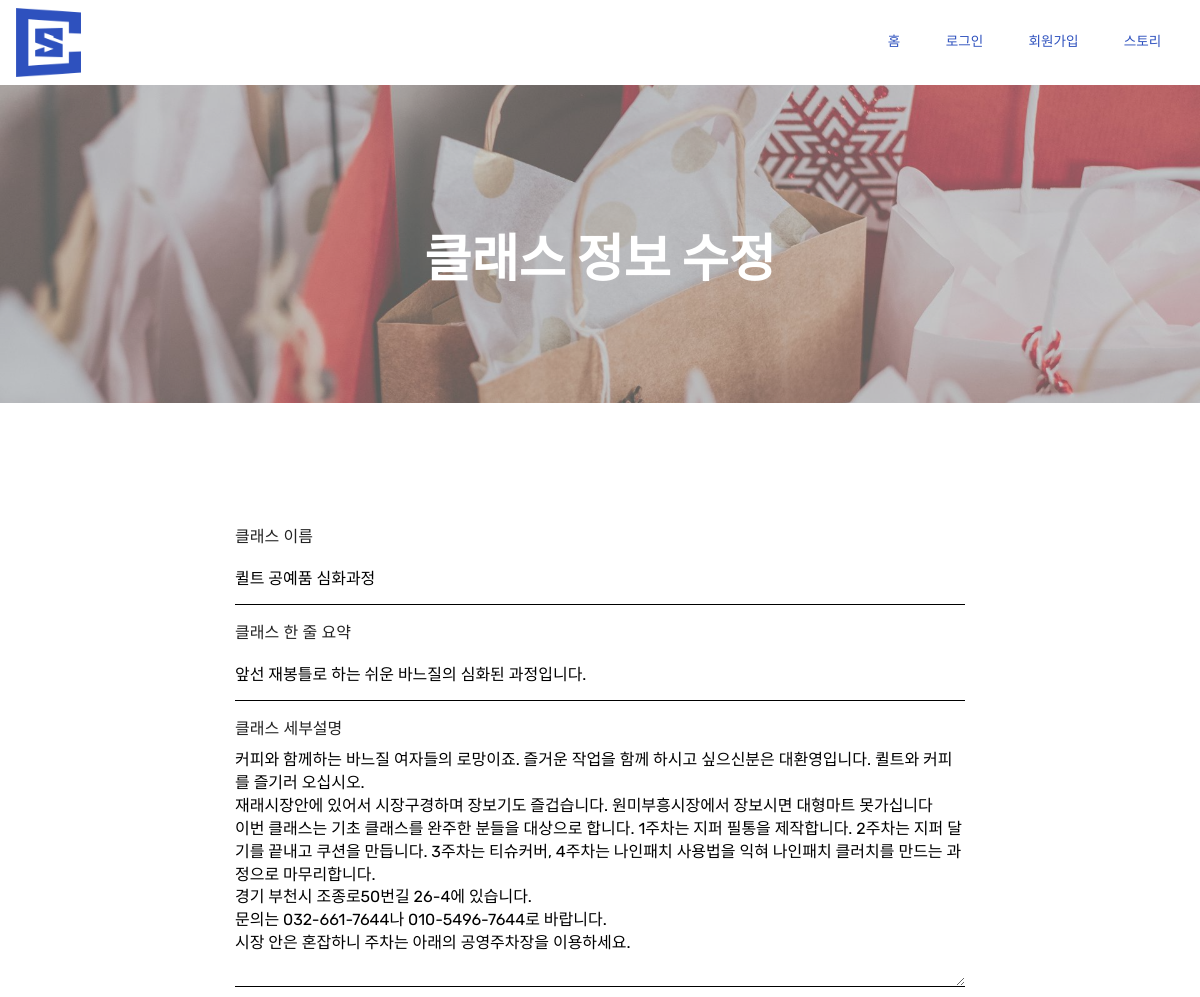
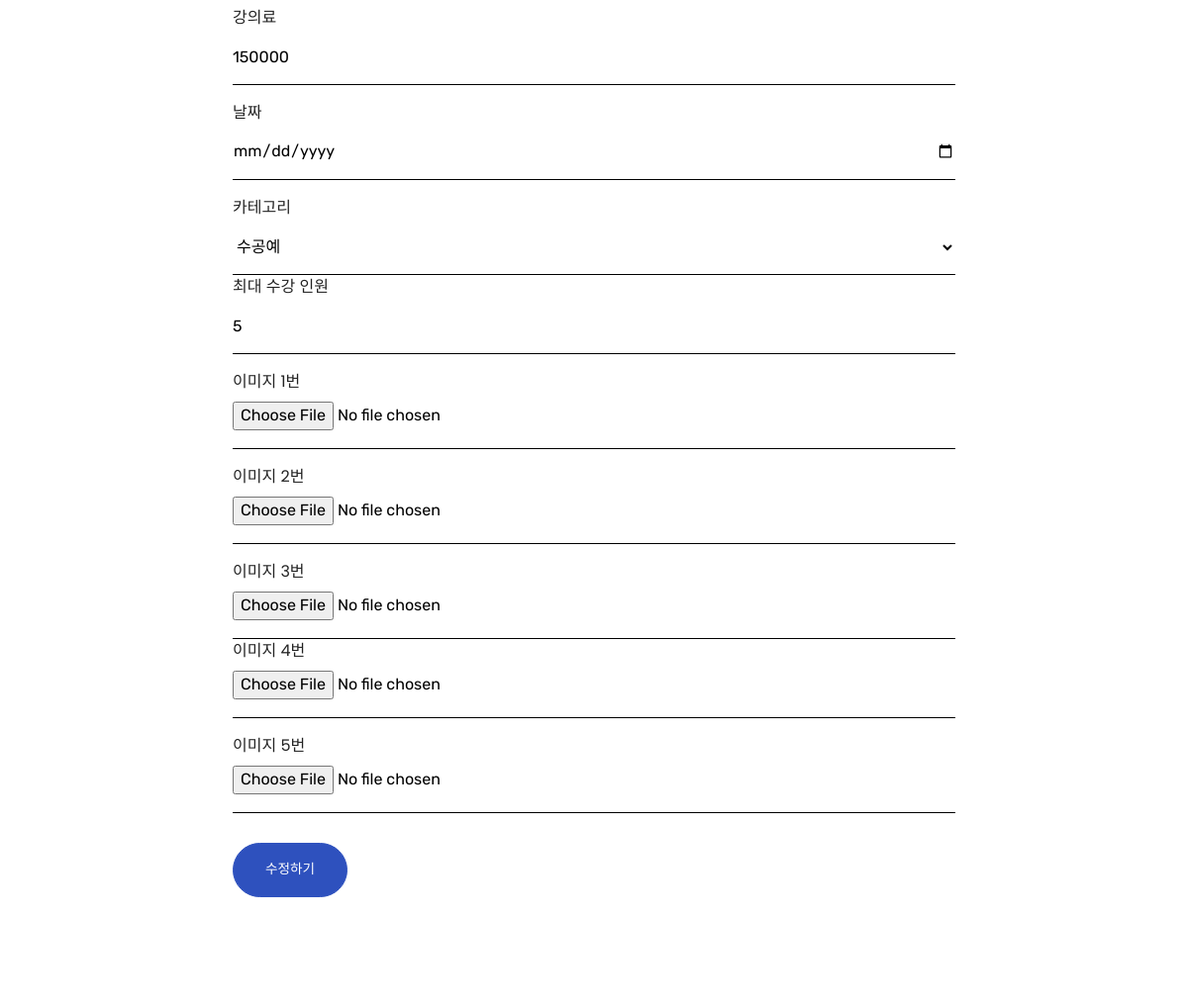
Screenshot of /classregister/classupdate/9/ with the database file from the repository (2 pictures, top to bottom).
### classregister/models.py (models this page shows, shortened)
class Class(models.Model):
    CATEGORY = (
      ('요리', '요리'),
        ('수공예', '수공예'),
        ('꽃', '꽃'),
        ('미술', '미술'),
        ('음악', '음악'),
        ('미용', '미용'),
        ('운동', '운동'),
        ('커피/차', '커피/차'),
    )
    owner_name = models.ForeignKey(settings.AUTH_USER_MODEL, on_delete=models.CASCADE)
    class_title = models.CharField(max_length=255)
    summary = models.CharField(max_length=255)
    describe = models.TextField()
    price = models.IntegerField()
    date = models.DateTimeField()
    category = models.CharField(max_length=10, choices=CATEGORY) # 미정
    current_number = models.IntegerField(default=0)
    max_number = models.IntegerField()
    img1 = models.ImageField(null=True,blank=True, upload_to='class/')
    img2 = models.ImageField(null=True,blank=True, upload_to='class/')
    img3 = models.ImageField(null=True,blank=True, upload_to='class/')
    img4 = models.ImageField(null=True,blank=True, upload_to='class/')
    img5 = models.ImageField(null=True,blank=True, upload_to='class/')

### classregister/views.py (the view)
# urls.py: path('classupdate/<int:class_id>/', views.classupdate, name='classupdate'),    #클래스수정
def classupdate(request, class_id):
    one_class = get_object_or_404(Class, pk = class_id)
    if request.method == 'POST':
        form = ClassForm(request.POST, request.FILES, instance = one_class)
        if form.is_valid():
            one_class = form.save(commit=False)
            one_class.save()
            return redirect('classregister:detail', class_id = one_class.pk)
    else:
        form = ClassForm(instance=one_class)
        data = {'form':form}
        return render(request, 'classregister/class_edit.html', data)

### classregister/templates/classregister/class_edit.html (shortened to what this page needs)
{% extends 'base.html' %}
{% block content %}
<!DOCTYPE html>
<html  >
<head>
  <link rel="stylesheet" href="assets/web/assets/mobirise-icons/mobirise-icons.css">
  <link rel="stylesheet" href="assets/bootstrap/css/bootstrap.min.css">
  <link rel="stylesheet" href="assets/bootstrap/css/bootstrap-grid.min.css">
  <link rel="stylesheet" href="assets/bootstrap/css/bootstrap-reboot.min.css">
  <link rel="stylesheet" href="assets/theme/css/style.css">
  <link rel="preload" as="style" href="assets/mobirise/css/mbr-additional.css"><link rel="stylesheet" href="assets/mobirise/css/mbr-additional.css" type="text/css">
</head>
<body>
  <section class="header9 cid-rIxcqchxtY mbr-parallax-background" id="header9-1n">
    <div class="mbr-overlay" style="opacity: 0.5; background-color: rgb(170, 171, 166);">
    </div>
    <div class="container">
        <div class="row justify-content-center">
            <div class="col-md-10 col-lg-8 align-center mbr-white">
                <h4 class="mbr-section-title mbr-fonts-style display-5"><br><br><br><br></h4>
                <h1 class="mbr-section-title mbr-bold mbr-fonts-style display-1">클래스 정보 수정<br></h1>
            </div>
        </div>
    </div>
</section>
<section class="form3 cid-rIxbETQZ36" id="form3-1l">
    <div class="container">
        <div class="row justify-content-center">
            <div class="form-1 col-md-10 col-lg-8">
                <div class="form-wrap pt-4">
                <div Form-->
                    <form method="POST" class="mbr-form form-with-styler" enctype="multipart/form-data">
                        <div class="dragArea row">
                            <div class="col-md-12  form-group" data-for="name">
                                {{form.class_title.label}} {{form.class_title}}
                            </div>
                            <div class="col-md-12  form-group" data-for="name">
                                {{form.summary.label}} {{form.summary}}
                            </div>
                            <div class="col-md-12  form-group" data-for="name">
                                {{form.describe.label}} {{form.describe}}
                            </div>
                            <div class="col-md-12  form-group" data-for="name">
                                {{form.price.label}} {{form.price}}
                            </div>
                            <div class="col-md-12  form-group" data-for="name">
                                {{form.date.label}} {{form.date}}
                            </div>
                            <div class="col-md-12  form-group" data-for="name">                                {{form.category.label}} {{form.category}}
                                {{form.max_number.label}} {{form.max_number}}
                            </div>
                            <div class="col-md-12  form-group" data-for="name">
                                {{form.img1.label}} {{form.img1}}
                            </div>
                            <div class="col-md-12  form-group" data-for="name">
                                {{form.img2.label}} {{form.img2}}
                            </div>
                            <div class="col-md-12  form-group" data-for="name">                                {{form.img3.label}} {{form.img3}}
                                {{form.img4.label}} {{form.img4}}
                            </div>
                            <div class="col-md-12  form-group" data-for="name">
                                {{form.img5.label}} {{form.img5}}
                            </div>
                        <div class="col-md-12 input-group-btn  mt-2 align-left"><button type="submit" class="btn btn-form btn-bgr btn-primary display-4">수정하기</button></div>
                        </div>
                    </form>
            </div>
        </div>
   </div>
</section>
{% endblock %}

### sclass/static/assets2/theme/css/style.css (style rules this page uses)
div, span, h1, h2, h3, h4, h5, h6, p, blockquote, a, ol, ul, li, figcaption, textarea, input, .display-1, .display-2 { font: inherit; }
section { background-color: #eeeeee; }
section, .container, .container-fluid { position: relative; word-wrap: break-word; }
body { color: #232323; }
h1, h2, h3, h4, h5, h6, .h1, .h2, .h3, .h4, .h5, .h6, .display-1, .display-2, .display-3 { line-height: 1; word-break: break-word; word-wrap: break-word; }
body { position: relative; }
section { background-position: 50% 50%; background-repeat: no-repeat; background-size: cover; }
.mbr-white { color: #ffffff; }
.align-left { text-align: left; }
.align-center { text-align: center; }
.mbr-bold { font-weight: 700; }
[type="submit"] { -webkit-appearance: none; }
.row { display: -webkit-flex; -webkit-flex-wrap: wrap; }
.justify-content-center { -webkit-justify-content: center; }
.mbr-form .form-control { color: #000000; border: none; border-radius: 0; background-color: transparent; padding: .5rem 0rem; border-bottom: 1px solid #000000; }
.mbr-section-title { font-style: normal; line-height: 1.2; }
body { font-style: normal; line-height: 1.5; }
.btn { position: relative; font-weight: 500; border-width: 1px; font-style: normal; letter-spacing: normal; margin: .4rem .8rem; white-space: normal; transition-property: background-color, color, border-color, box-shadow; transition-duration: .3s, .3s, .3s, 2s; transition-timing-function: ease-in-out; display: -webkit-inline-flex; display: inline-flex; -webkit-align-items: center; align-items: center; -webkit-justify-content: center; justify-content: center; word-break: break-word; }
.btn-form { border-radius: 0; }
.form-control { background-color: #f5f5f5; box-shadow: none; color: #565656; line-height: 1.43; min-height: 3.5em; padding: 1.07em .5em; }
.mbr-overlay { background-color: #000; bottom: 0; left: 0; opacity: .5; position: absolute; right: 0; top: 0; z-index: 0; }
html, body { height: auto; min-height: 100vh; }

### sclass/static/assets2/mobirise/css/mbr-additional.css (style rules this page uses)
body { font-family: Poppins; }
.display-1 { font-family: 'Poppins', sans-serif; font-size: 4rem; }
.display-4 { font-family: 'Poppins', sans-serif; font-size: 0.85rem; }
.display-5 { font-family: 'Poppins', sans-serif; font-size: 1.2rem; }
.display-7 { font-family: 'Rubik', sans-serif; font-size: 1.4rem; }
.btn { padding: 0.719rem 1.5rem; border-radius: 3px; }
.btn-primary, .btn-primary:active, .btn-primary.active { background-color: #365c9a !important; border-color: #365c9a !important; color: #ffffff !important; }
.form-control { font-family: 'Rubik', sans-serif; font-size: 1.4rem; }
.mbr-form .btn { margin: 0.4rem 0; }
.mbr-form .input-group-btn button[type='submit'] { border-radius: 100px !important; padding: 1rem 2rem; }
.input-group-btn button[type='submit'] { border-radius: 100px !important; }
.cid-rIxcqchxtY { overflow: hidden !important; padding-top: 120px; padding-bottom: 105px; background-image: url("../../../assets/images/background2.jpg"); }
.cid-rIxbETQZ36 { padding-top: 90px; padding-bottom: 90px; background-color: #ffffff; }
.cid-rIxbETQZ36 .form-control { color: #000000 !important; border: none; border-radius: 0 !important; background-color: transparent; padding: .5rem 0rem; border-bottom: 1px solid #000000; }
.cid-rIxbETQZ36 textarea.form-control { min-height: 83px; }

### rows the page displays
Class: class_title "퀼트 공예품 심화과정", summary "앞선 재봉틀로 하는 쉬운 바느질의 심화된 과정입니다.", describe "커피와 함께하는 바느질 여자들의 로망이죠. 즐거운 작업을 함께 하시고 싶으신분은 대환영입니다. 퀼트와 커피를 즐기러 오십시오. 재래시장안에 있어서 시장구경하며 장보기도 즐겁습니다. 원미부흥시장에서 장보시면 대형마트 못가십니다 이번 클래스는 기초 클래스를 완주한 분들을 대상으로 합니다. 1주차는 지퍼 필통을 제작합니다. 2주차는 지퍼 달기를 끝내고 쿠션을 만듭니다. 3주차는 티슈커버, 4주차는 나인패치 사용법을 익혀 나인패치 클러치를 만드는 과정으로 마무리합니다. 경기 부천시 조종로50번길 26-4에 있습니다. 문의는 032-661-7644나 010-5496-7644로 바랍니다. 시장 안은 혼잡하니 주차는 아래의 공영주차장을 이용하세요.", price "150000", category "수공예", max_number "5"
